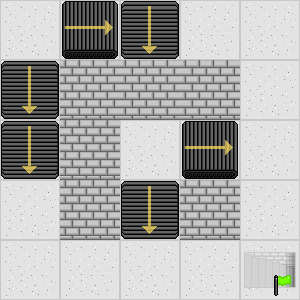

A level layout from a 2D game, rendered from its tile map. Below: a short description, then the map file with its tile-grid data intact:
An orthogonal 5x5 tile map with 60x60 px tiles, 3 tile layers (Hidden Traps, Floor, Objects).

<map version="1.2" tiledversion="1.2.2" orientation="orthogonal" renderorder="right-down" width="5" height="5" tilewidth="60" tileheight="60" infinite="0" nextlayerid="4" nextobjectid="1">
 <tileset firstgid="1" source="../data/objects.tsx" />
 <layer id="3" name="Hidden Traps" width="5" height="5">
  <data encoding="csv">
0,0,8,8,0,
0,0,0,0,0,
0,0,0,0,0,
0,0,0,0,0,
0,0,0,0,0
</data>
 </layer>
 <layer id="1" name="Floor" width="5" height="5">
  <data encoding="csv">
2,2,2,2,2,
2,2,2,2,2,
2,2,2,2,2,
2,2,2,2,2,
2,2,2,2,2
</data>
 </layer>
 <layer id="2" name="Objects" width="5" height="5">
  <data encoding="csv">
0,8,11,0,0,
11,5,5,5,0,
11,5,0,8,0,
0,5,11,5,0,
0,0,0,0,7
</data>
 </layer>
</map>
